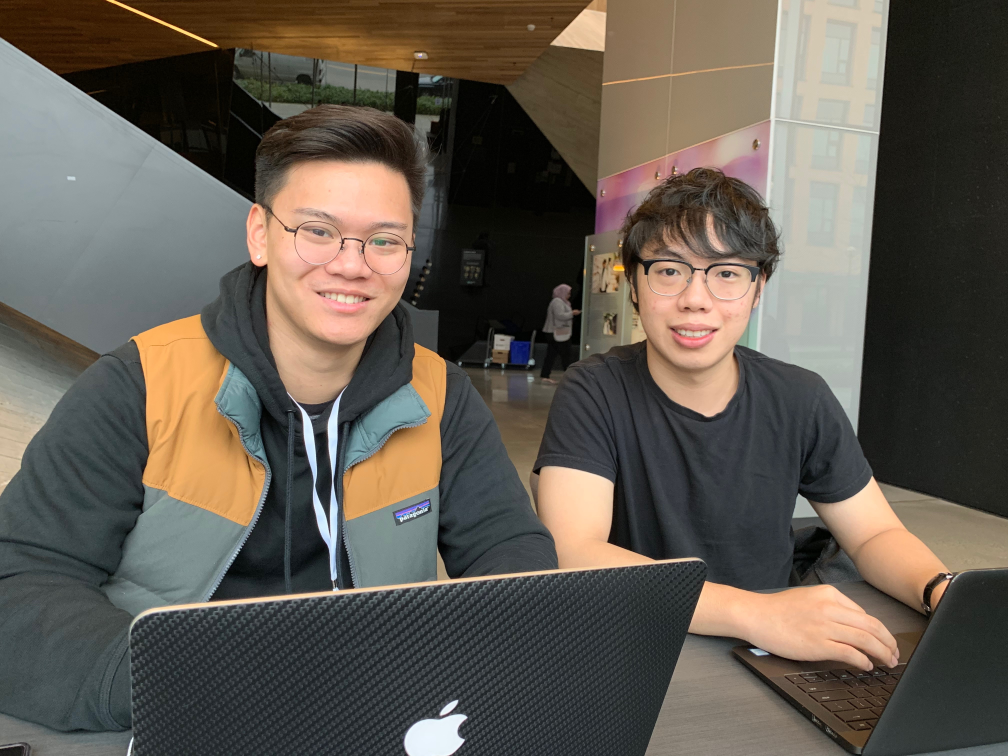
#> input picture data/group_photo.jpg, 4032 x 3024 px (shown at 1/4 size)
$ jupyter execute --allow-errors PCA.ipynb
#> lines starting #> are read from the running program, lines starting #| are printed output that depends on the picture
[cell 1]
import cv2
import numpy as np
import warnings
warnings.filterwarnings("ignore")
from skimage.io import imshow
from matplotlib import pyplot as plt

#> (a cell that did not finish here is left out)

#> (a cell that did not finish here is left out)

[cell 4]
face_cascade = cv2.CascadeClassifier('./data/haarcascades/haarcascade_frontalface_default.xml')
eye_cascade = cv2.CascadeClassifier('./data/haarcascades/haarcascade_eye.xml')
img = cv2.imread('./data/group_photo.jpg')
#> img is the input picture: shape (3024, 4032, 3); mean B, G, R 80.8, 90.2, 97.6
img = cv2.resize(img, (0,0), fx=0.10, fy=0.10)
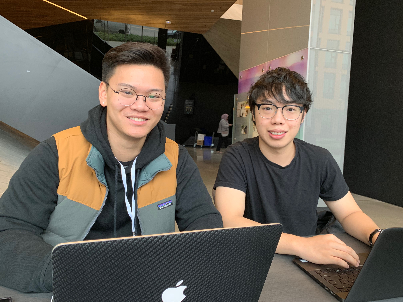
#> img: shape (302, 403, 3); mean B, G, R 80.9, 90.4, 97.7
print(img.shape)
#| (302, 403, 3)
plt.imshow(cv2.cvtColor(img, cv2.COLOR_BGR2RGB))

[cell 5]
gray = cv2.cvtColor(img, cv2.COLOR_BGR2GRAY)
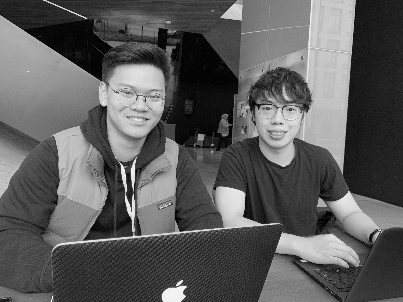
#> gray: shape (302, 403); min 0, max 253, mean 91.5
plt.imshow(gray, cmap='gray')

[cell 6]
faces = face_cascade.detectMultiScale(gray, 1.3, 5)
#> faces = [[106, 67, 68, 68], [248, 88, 57, 57]]
print('Found {} faces!'.format(len(faces)))
#| Found 2 faces!
for (x,y,w,h) in faces:
    plt.figure()
    plt.imshow(cv2.cvtColor(img[y:y+h, x:x+w], cv2.COLOR_BGR2RGB))
#> this loop made 2 passes
#> `[cell 6] faces = face_cascade.detectMultiScale(gray, 1.3, 5) print('Fo..`:
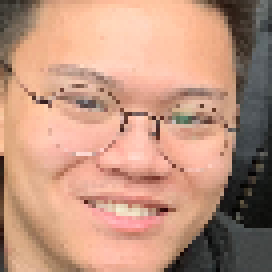
#> shown: shape (68, 68, 3) (shown 4 times larger); mean R, G, B 191, 147.6, 126.4
#> `[cell 6] faces = face_cascade.detectMultiScale(gray, 1.3, 5) print('Fo..`:
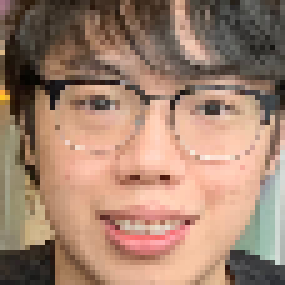
#> shown: shape (57, 57, 3) (shown 5 times larger); mean R, G, B 162, 130.1, 111.2
# [7 lines of commented-out code are left out]
